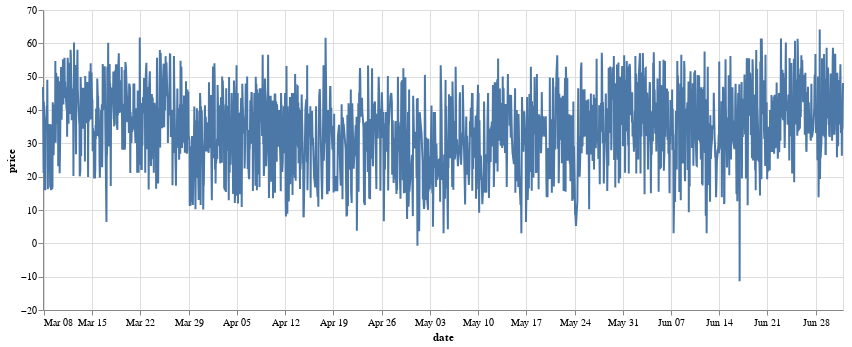

Source (notebook cell):
### Code cell
import altair as alt
alt.Chart(preds).mark_line().encode(
    x="date:T",
    y="price"
).properties(
   width=800
)

### Figure 1 — Vega-Lite specification as saved in the notebook (floating-point values rounded to 4 significant figures; data arrays with more than 128 entries replaced by an {"elided": "..."} marker saying what was removed)
{"config": {"view": {"continuousWidth": 400, "continuousHeight": 300}}, "data": {"name": "data-a20f925bee864c19ca230b154d252173"}, "mark": "line", "encoding": {"x": {"type": "temporal", "field": "date"}, "y": {"type": "quantitative", "field": "price"}}, "width": 800, "$schema": "https://vega.github.io/schema/vega-lite/v4.0.2.json", "datasets": {"data-a20f925bee864c19ca230b154d252173": {"elided": "2000 records"}}}
